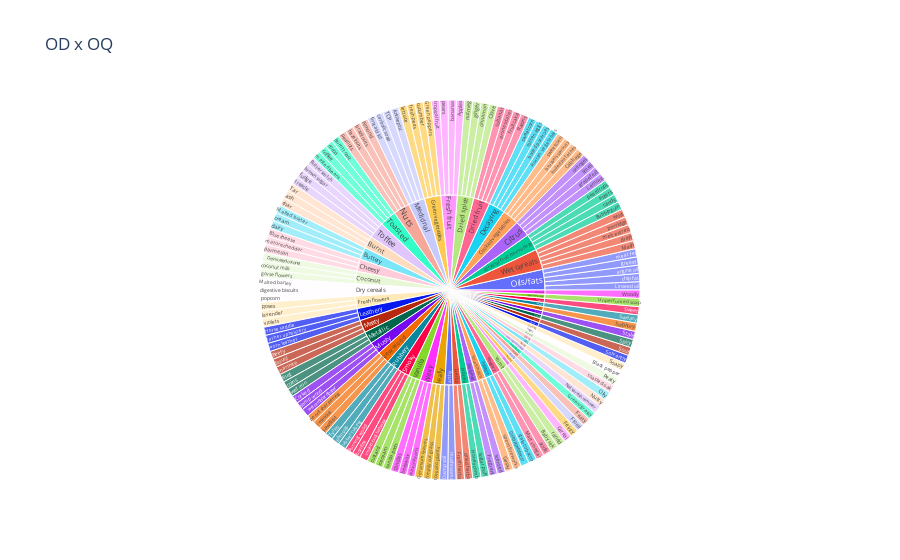
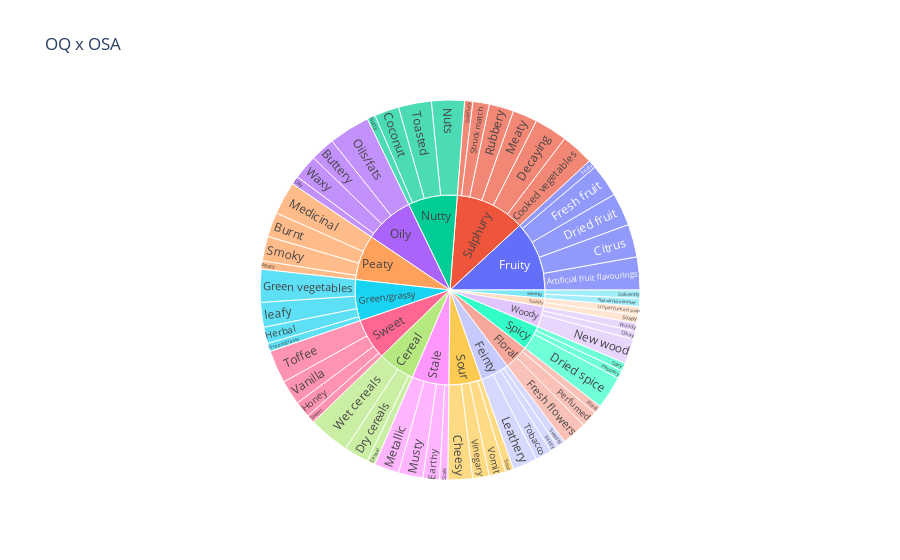
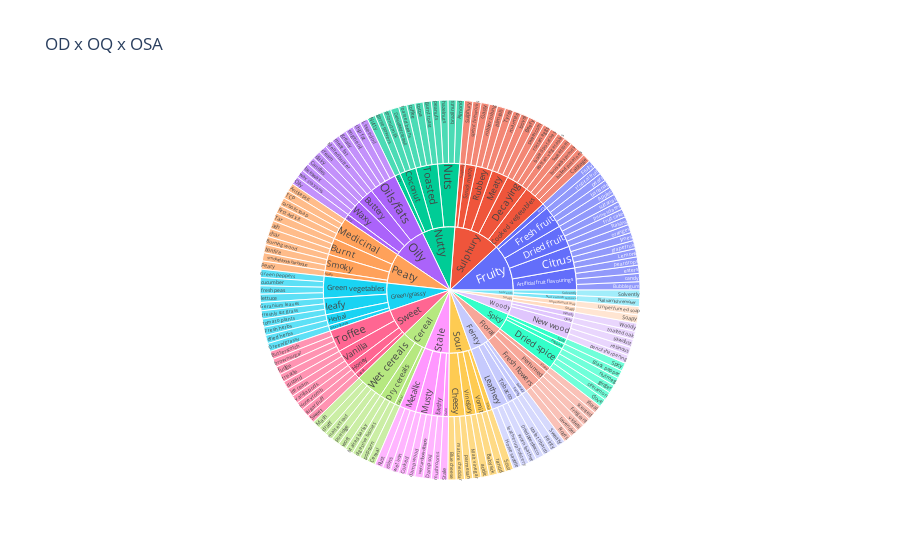

Write notebook code for charts like these, in order.
### Code cell
import plotly.express as px
fig = px.sunburst(Research_data, path=['OQ', 'OD'], values='match', title="OD x OQ")
fig.show()
fig = px.sunburst(Research_data, path=['OSA', 'OQ'], values='match', title="OQ x OSA")
fig.show()
fig = px.sunburst(Research_data, path=['OSA', 'OQ', 'OD'], values='match', title="OD x OQ x OSA")
fig.show()
fig.write_image("sunburst.png")

### Figure 1 — Plotly figure (JSON) as saved in the notebook; plotly's stock layout.template omitted (floating-point values rounded to 4 significant figures; data arrays with more than 128 entries replaced by an {"elided": "..."} marker saying what was removed)
{"data": [{"branchvalues": "total", "domain": {"x": [0, 1], "y": [0, 1]}, "hovertemplate": "labels=%{label}<br>match=%{value}<br>parent=%{parent}<br>id=%{id}<extra></extra>", "ids": {"elided": "202 str values"}, "labels": {"elided": "202 str values"}, "name": "", "parents": {"elided": "202 str values"}, "type": "sunburst", "values": {"elided": "202 int values"}}], "layout": {"legend": {"tracegroupgap": 0}, "title": {"text": "OD x OQ"}}}

### Figure 2 — Plotly figure (JSON) as saved in the notebook; plotly's stock layout.template omitted (floating-point values rounded to 4 significant figures)
{"data": [{"branchvalues": "total", "domain": {"x": [0, 1], "y": [0, 1]}, "hovertemplate": "labels=%{label}<br>match=%{value}<br>parent=%{parent}<br>id=%{id}<extra></extra>", "ids": ["Fruity/Artificial fruit flavourings", "Peaty/Burnt", "Oily/Buttery ", "Cereal/Cereal", "Sour/Cheesy", "Fruity/Citrus", "Nutty/Coconut", "Sulphury/Cooked vegetables ", "Sulphury/Decaying", "Fruity/Dried fruit", "Spicy/Dried spice", "Cereal/Dry cereals", "Stale/Earthy", "Feinty/Feinty", "Floral/Floral", "Floral/Fresh flowers", "Fruity/Fresh fruit", "Fruity/Fruity", "Green/grassy/Green vegetables", "Green/grassy/Green/grassy", "Green/grassy/Herbal", "Sweet/Honey", "Feinty/Leathery", "Sulphury/Meaty ", "Peaty/Medicinal", "Stale/Metallic", "Stale/Musty", "Solvently/Nail varnish remover", "Woody/New wood", "Nutty/Nuts", "Nutty/Nutty", "Oily/Oils/fats", "Oily/Oily", "Woody/Okay", "Peaty/Peaty", "Spicy/Peppery", "Floral/Perfumed", "Sulphury/Rubbery", "Peaty/Smoky", "Soapy/Soapy", "Solvently/Solvently", "Sour/Sour", "Spicy/Spicy", "Stale/Stale", "Sulphury/Struck match ", "Sulphury/Sulphury", "Feinty/Sweaty", "Sweet/Sweet", "Nutty/Toasted", "Feinty/Tobacco", "Sweet/Toffee", "Soapy/Unperfumed soap", "Sweet/Vanilla", "Sour/Vinegary", "Sour/Vomit", "Oily/Waxy", "Cereal/Wet cereals", "Woody/Woody", "Green/grassy/leafy", "Cereal", "Feinty", "Floral", "Fruity", "Green/grassy", "Nutty", "Oily", "Peaty", "Soapy", "Solvently", "Sour", "Spicy", "Stale", "Sulphury", "Sweet", "Woody"], "labels": ["Artificial fruit flavourings", "Burnt", "Buttery ", "Cereal", "Cheesy", "Citrus", "Coconut", "Cooked vegetables ", "Decaying", "Dried fruit", "Dried spice", "Dry cereals", "Earthy", "Feinty", "Floral", "Fresh flowers", "Fresh fruit", "Fruity", "Green vegetables", "Green/grassy", "Herbal", "Honey", "Leathery", "Meaty ", "Medicinal", "Metallic", "Musty", "Nail varnish remover", "New wood", "Nuts", "Nutty", "Oils/fats", "Oily", "Okay", "Peaty", "Peppery", "Perfumed", "Rubbery", "Smoky", "Soapy", "Solvently", "Sour", "Spicy", "Stale", "Struck match ", "Sulphury", "Sweaty", "Sweet", "Toasted", "Tobacco", "Toffee", "Unperfumed soap", "Vanilla", "Vinegary", "Vomit", "Waxy", "Wet cereals", "Woody", "leafy", "Cereal", "Feinty", "Floral", "Fruity", "Green/grassy", "Nutty", "Oily", "Peaty", "Soapy", "Solvently", "Sour", "Spicy", "Stale", "Sulphury", "Sweet", "Woody"], "name": "", "parents": ["Fruity", "Peaty", "Oily", "Cereal", "Sour", "Fruity", "Nutty", "Sulphury", "Sulphury", "Fruity", "Spicy", "Cereal", "Stale", "Feinty", "Floral", "Floral", "Fruity", "Fruity", "Green/grassy", "Green/grassy", "Green/grassy", "Sweet", "Feinty", "Sulphury", "Peaty", "Stale", "Stale", "Solvently", "Woody", "Nutty", "Nutty", "Oily", "Oily", "Woody", "Peaty", "Spicy", "Floral", "Sulphury", "Peaty", "Soapy", "Solvently", "Sour", "Spicy", "Stale", "Sulphury", "Sulphury", "Feinty", "Sweet", "Nutty", "Feinty", "Sweet", "Soapy", "Sweet", "Sour", "Sour", "Oily", "Cereal", "Woody", "Green/grassy", "", "", "", "", "", "", "", "", "", "", "", "", "", "", "", ""], "type": "sunburst", "values": [4, 3, 3, 1, 3, 4, 3, 4, 4, 4, 4, 3, 2, 1, 1, 3, 4, 1, 4, 1, 2, 2, 3, 3, 4, 3, 3, 1, 3, 4, 1, 5, 1, 1, 1, 1, 2, 3, 3, 1, 1, 1, 1, 1, 2, 1, 1, 1, 4, 2, 4, 1, 3, 2, 2, 3, 5, 1, 3, 9, 7, 6, 17, 10, 12, 12, 11, 2, 2, 8, 6, 9, 17, 10, 5]}], "layout": {"legend": {"tracegroupgap": 0}, "title": {"text": "OQ x OSA"}}}

### Figure 3 — Plotly figure (JSON) as saved in the notebook; plotly's stock layout.template omitted (floating-point values rounded to 4 significant figures; data arrays with more than 128 entries replaced by an {"elided": "..."} marker saying what was removed)
{"data": [{"branchvalues": "total", "domain": {"x": [0, 1], "y": [0, 1]}, "hovertemplate": "labels=%{label}<br>match=%{value}<br>parent=%{parent}<br>id=%{id}<extra></extra>", "ids": {"elided": "218 str values"}, "labels": {"elided": "218 str values"}, "name": "", "parents": {"elided": "218 str values"}, "type": "sunburst", "values": {"elided": "218 int values"}}], "layout": {"legend": {"tracegroupgap": 0}, "title": {"text": "OD x OQ x OSA"}}}
